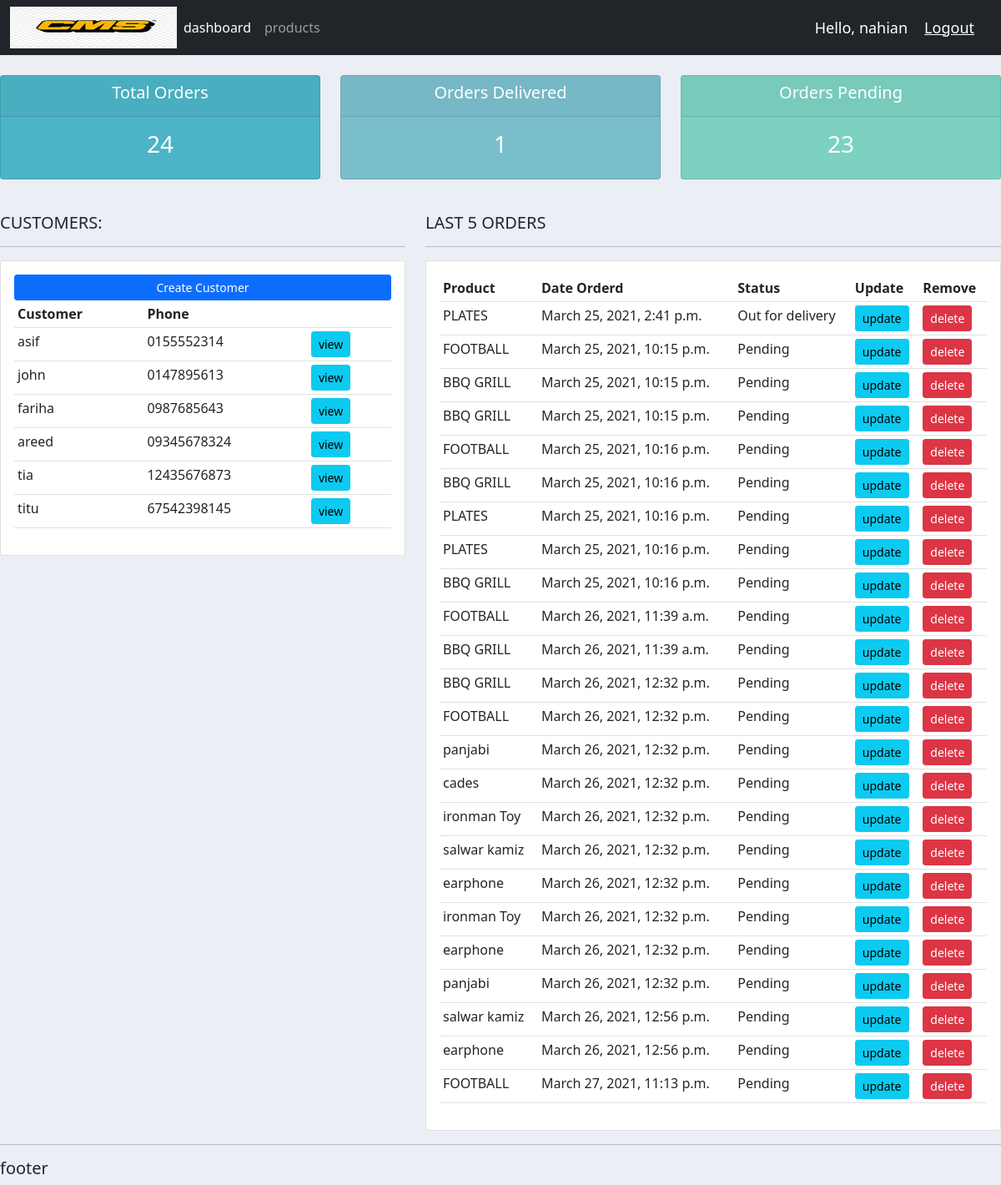
The app's page / (signed in) with its own data.
### accounts/models.py (models this page shows, shortened)
class customer(models.Model):
	name = models.CharField(max_length=200, null=True)
	Phone = models.CharField(max_length=200, null=True)
	email = models.CharField(max_length=200, null=True)
	date_created = models.DateTimeField(auto_now_add=True, null=True)

class order(models.Model):
	STATUS = (
		('Pending' , 'Pending'),
		('Out for delivery' , 'Out for delivery'),
		)
	customer = models.ForeignKey(customer, null=True, on_delete= models.SET_NULL)
	product = models.ForeignKey(product, null=True, on_delete= models.SET_NULL)
	date_created = models.DateTimeField(auto_now_add=True, null=True)
	status = models.CharField(max_length=200, null=True, choices=STATUS)
	note = models.CharField(max_length=1000, null=True)

class product(models.Model):
	CATEGORY =(
		('Indoor' , 'Indoor'),
		('Out Door' , 'Out Door'),
		)
	name = models.CharField(max_length=200, null=True)
	price = models.FloatField(null=True)
	category = models.CharField(max_length=200, null=True, choices=CATEGORY)
	description = models.CharField(max_length=200, null=True)
	date_created = models.DateTimeField(auto_now_add=True, null=True)
	tag = models.ManyToManyField(tag)
	def __str__(self):
		return self.name

### accounts/views.py (the view)
# urls.py: path('', views.home, name='home'),
@login_required(login_url='login')
def home(request):
	orders = order.objects.all()
	customers = customer.objects.all()
	total_customers = customers.count()
	total_orders = orders.count()
	delivered = orders.filter(status='Out for delivery').count()
	pending = orders.filter(status='Pending').count()
	context = {'orders' :orders, 'customers' :customers, 'total_orders' :total_orders, 'delivered' :delivered , 'pending' :pending  }
	return render(request, 'accounts/dashboard.html',context)

### accounts/templates/accounts/dashboard.html
{% extends 'accounts/main.html'%}
{% block content %}
{% include 'accounts/status.html'%}
	<br>
<div class="row">
	<div class="col-md-5">
		<h5>CUSTOMERS:</h5>
		<hr>
		<div class="card card-body">
			<a class="btn btn-primary  btn-sm btn-block" href="">Create Customer</a>
			<table class="table table-sm">
				<tr>
					<th>Customer</th>
					<th>Phone</th>
					<th></th>
				</tr>
				{% for i in customers %}
				<tr>
					<td>{{i.name}}</td>
					<td>{{i.Phone}}</td>
					<td><a class="btn btn-sm btn-info" href="{% url 'customers' i.id %}">view</a></td>
				</tr>
				{% endfor %}
			</table>
		</div>
	</div>
	<div class="col-md-7">
		<h5>LAST 5 ORDERS</h5>
		<hr>
		<div class="card card-body">
			<table class="table table-sm">
				<tr>
					<th>Product</th>
					<th>Date Orderd</th>
					<th>Status</th>
					<th>Update</th>
					<th>Remove</th>
				</tr>
				{% for i in orders %}
				<tr>
					<td>{{i.product}}</td>
					<td>{{i.date_created}}</td>
					<td>{{i.status}}</td>
					<td><a class="btn btn-sm btn-info" href="{% url 'update_order' i.id %}">update</a></td>
					<td><a class="btn btn-sm btn-danger" href="{% url 'delete_order' i.id %}">delete</a></td>
				</tr>
				{% endfor %}
			</table>
		</div>
	</div>
</div>
{% endblock %}

### accounts/templates/accounts/navbar.html (shortened to what this page needs)
{% load static %}
<nav class="navbar navbar-expand-lg navbar-dark bg-dark">
  <div class="container-fluid">
    <img src="{% static 'images/cms2.jpg'%}">
    <div class="collapse navbar-collapse" id="navbarNav">
      <ul class="navbar-nav">
        <li class="nav-item">
          <a class="nav-link active" aria-current="page" href="{% url 'home' %}">dashboard</a>
        </li>
        <li class="nav-item">
          <a class="nav-link" href="{% url 'products' %}">products</a>
        </li>
      </ul>
    </div>
    <span class="hello-msg">Hello, {{request.user}}</span>
  <span ><a  class="hello-msg" href="{% url 'logout' %}">Logout</a></span>
  </div>
</nav>

### static/css/main.css (style rules this page uses)
body { background-color: #ebeff5; }

### accounts/templates/accounts/navbar.html (style rules this page uses)
.hello-msg { font-size: 18px; color: #fff; margin-right: 20px; }

### records on screen
customer: name "asif", Phone "0155552314"
customer: name "john", Phone "0147895613"
customer: name "fariha", Phone "0987685643"
customer: name "areed", Phone "09345678324"
customer: name "tia", Phone "12435676873"
customer: name "titu", Phone "67542398145"
order: product "PLATES", date_created "March 25, 2021, 2:41 p.m.", status "Out for delivery"
order: product "FOOTBALL", date_created "March 25, 2021, 10:15 p.m.", status "Pending"
order: product "BBQ GRILL", date_created "March 25, 2021, 10:15 p.m.", status "Pending"
order: product "BBQ GRILL", date_created "March 25, 2021, 10:15 p.m.", status "Pending"
order: product "FOOTBALL", date_created "March 25, 2021, 10:16 p.m.", status "Pending"
order: product "BBQ GRILL", date_created "March 25, 2021, 10:16 p.m.", status "Pending"
order: product "PLATES", date_created "March 25, 2021, 10:16 p.m.", status "Pending"
order: product "PLATES", date_created "March 25, 2021, 10:16 p.m.", status "Pending"
order: product "BBQ GRILL", date_created "March 25, 2021, 10:16 p.m.", status "Pending"
order: product "FOOTBALL", date_created "March 26, 2021, 11:39 a.m.", status "Pending"
order: product "BBQ GRILL", date_created "March 26, 2021, 11:39 a.m.", status "Pending"
order: product "BBQ GRILL", date_created "March 26, 2021, 12:32 p.m.", status "Pending"
order: product "FOOTBALL", date_created "March 26, 2021, 12:32 p.m.", status "Pending"
order: product "panjabi", date_created "March 26, 2021, 12:32 p.m.", status "Pending"
order: product "cades", date_created "March 26, 2021, 12:32 p.m.", status "Pending"
order: product "ironman Toy", date_created "March 26, 2021, 12:32 p.m.", status "Pending"
order: product "salwar kamiz", date_created "March 26, 2021, 12:32 p.m.", status "Pending"
order: product "earphone", date_created "March 26, 2021, 12:32 p.m.", status "Pending"
order: product "ironman Toy", date_created "March 26, 2021, 12:32 p.m.", status "Pending"
order: product "earphone", date_created "March 26, 2021, 12:32 p.m.", status "Pending"
order: product "panjabi", date_created "March 26, 2021, 12:32 p.m.", status "Pending"
order: product "salwar kamiz", date_created "March 26, 2021, 12:56 p.m.", status "Pending"
order: product "earphone", date_created "March 26, 2021, 12:56 p.m.", status "Pending"
order: product "FOOTBALL", date_created "March 27, 2021, 11:13 p.m.", status "Pending"

### other values on screen
{{ request.user }} "nahian"
{{ total_orders }} "24"
{{ delivered }} "1"
{{ pending }} "23"
